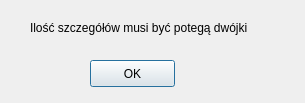
<?xml version="1.0" encoding="UTF-8"?>
<ui version="4.0">
 <class>Warning2</class>
 <widget class="QDialog" name="Warning2">
  <property name="geometry">
   <rect>
    <x>0</x>
    <y>0</y>
    <width>305</width>
    <height>103</height>
   </rect>
  </property>
  <property name="windowTitle">
   <string>Warning</string>
  </property>
  <widget class="QLabel" name="label">
   <property name="geometry">
    <rect>
     <x>30</x>
     <y>20</y>
     <width>251</width>
     <height>17</height>
    </rect>
   </property>
   <property name="text">
    <string>&lt;html&gt;&lt;head/&gt;&lt;body&gt;&lt;p&gt;Ilość szczegółów musi być potegą dwójki&lt;/p&gt;&lt;/body&gt;&lt;/html&gt;</string>
   </property>
  </widget>
  <widget class="QPushButton" name="ButtonWarningOK">
   <property name="geometry">
    <rect>
     <x>90</x>
     <y>60</y>
     <width>85</width>
     <height>27</height>
    </rect>
   </property>
   <property name="text">
    <string>OK</string>
   </property>
  </widget>
 </widget>
 <resources/>
 <connections>
  <connection>
   <sender>ButtonWarningOK</sender>
   <signal>clicked()</signal>
   <receiver>Warning2</receiver>
   <slot>accept()</slot>
   <hints>
    <hint type="sourcelabel">
     <x>118</x>
     <y>74</y>
    </hint>
    <hint type="destinationlabel">
     <x>49</x>
     <y>78</y>
    </hint>
   </hints>
  </connection>
 </connections>
</ui>
